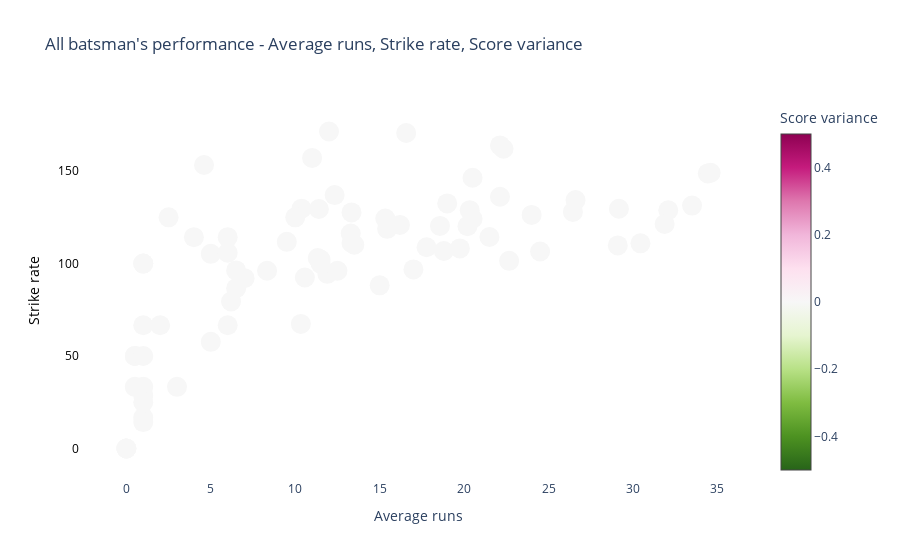

Notebook code cell kept with this figure:
### Code cell
import plotly.express as px

def wick(x):
    if x != "No dismisal":
        return 1
    else:
        return 0
df['wicket'] = df['Dismisal_kind'].apply(lambda x: wick(x))


def isSix(x):
    if x == 6:
        return 1
    else:
        return 0
    
def isFour(x):
    if x == 4:
        return 1
    else:
        return 0
df['Six'] = df['Batsman_runs'].map(lambda x: isSix(x))
df['Four'] = df['Batsman_runs'].map(lambda x: isFour(x))



#Ball-by-ball detail for each batsman

df_bat = pd.merge(df.groupby(['Batsman_strike','Match_id']).sum().reset_index()[['Batsman_strike','Match_id','Batsman_runs']], df.groupby(['Batsman_strike', 'Match_id']).count().reset_index()[['Batsman_strike','Match_id', 'Ball']].rename(columns = {'Ball': 'Balls_played'}), on = ['Batsman_strike', 'Match_id'])



##Batting datafrane
df_batAvg = pd.merge(pd.merge(df_bat.groupby('Batsman_strike').mean().reset_index()[['Batsman_strike','Batsman_runs', 'Balls_played']].rename(columns = {'Batsman_runs' : 'AvgRuns_match' , 'Balls_played': 'AvgBalls_match'}), df[['Batsman_strike', 'Batting_team']].drop_duplicates(keep = 'first'), on = 'Batsman_strike') , pd.merge(df.groupby(['Batsman_strike']).sum().reset_index()[['Batsman_strike', 'Batsman_runs', 'Six', 'Four']].rename(columns = {'Batsman_runs': 'TotalRuns', 'Six':'TotalSixes', 'Four':'TotalFours'}), df.groupby(['Batsman_strike']).count().reset_index()[['Batsman_strike' , 'Ball']].rename(columns = {'Ball': 'Balls_played'}), on ='Batsman_strike'), on = 'Batsman_strike')                         

df_batAvg['Runs_sq'] = 0
df_batAvg['Matches_played'] = 0


#To calculate variance
for i in range(len(df_batAvg)):
    for j in range(len(df_bat)):
        if df_batAvg.iloc[i]['Batsman_strike'] == df_bat.iloc[j]['Batsman_strike']:
            df_batAvg['Runs_sq'].iloc[i] += df_bat.iloc[j]['Batsman_runs'] **2
            df_batAvg['Matches_played'].iloc[i] += 1


#Strke rate, % boundary and Variance
df_batAvg['Strike_rate'] = df_batAvg['TotalRuns'] * 100 /df_batAvg['Balls_played']
df_batAvg['PercentageRuns_boundary'] = (df_batAvg['TotalSixes']* 6 + df_batAvg['TotalFours'] * 4) * 100/df_batAvg['TotalRuns']

NumberMatches = df_batAvg['Matches_played']
AvgRuns = df_batAvg['AvgRuns_match']
df_batAvg["Var"] = 0






df_batAvg = df_batAvg.sort_values(by = 'TotalRuns', ascending = False)


##Batsman Scatter

z = df_batAvg['Batsman_strike']
trace = go.Scatter(y = df_batAvg['Strike_rate'], x= df_batAvg['AvgRuns_match'], mode = 'markers', showlegend = False , text = df_batAvg['Batsman_strike'] + "  " + df_batAvg['Batting_team'], hoverinfo =  "text", marker = dict(size = 20, symbol = 'circle' , cmin = 0, autocolorscale = True, reversescale = True, colorbar = {'title' : {'text': 'Score variance'}}, color = df_batAvg['Var']))
data = [trace]

layout = go.Layout(
    paper_bgcolor = 'white',plot_bgcolor = 'white' , yaxis = 
    dict(title = dict(text = "Strike rate" , font = dict(color ='black')) ,showgrid = True, zeroline = False, color = 'black'), 
    xaxis = dict( title= dict( text = 'Average runs'), showgrid = False, zeroline= False), title = dict(text = "All batsman's performance - Average runs, Strike rate, Score variance")
    )
fig = go.Figure(data = data, layout = layout)
plotly.offline.init_notebook_mode(connected=True)
plotly.offline.plot(fig, include_plotlyjs = False, output_type = 'div')

# px.scatter(y = df_batAvg['Strike_rate'], x= df_batAvg['AvgRuns_match'], color=df_batAvg["Var"])
fig.show()

##
##Queetta has 6, pesh, lahore has 4, khi, Isl has 3 in top quadrant
##prints

### Figure 1 — Plotly figure (JSON) as saved in the notebook; plotly's stock layout.template omitted (floating-point values rounded to 4 significant figures)
{"data": [{"hoverinfo": "text", "marker": {"autocolorscale": true, "cmin": 0, "color": [0, 0, 0, 0, 0, 0, 0, 0, 0, 0, 0, 0, 0, 0, 0, 0, 0, 0, 0, 0, 0, 0, 0, 0, 0, 0, 0, 0, 0, 0, 0, 0, 0, 0, 0, 0, 0, 0, 0, 0, 0, 0, 0, 0, 0, 0, 0, 0, 0, 0, 0, 0, 0, 0, 0, 0, 0, 0, 0, 0, 0, 0, 0, 0, 0, 0, 0, 0, 0, 0, 0, 0, 0, 0, 0, 0, 0, 0, 0, 0], "colorbar": {"title": {"text": "Score variance"}}, "reversescale": true, "size": 20, "symbol": "circle"}, "mode": "markers", "showlegend": false, "text": ["Kamran Akmal  Peshawar Zalmi", "Babar Azam  Karachi Kings", "DR Smith  Islamabad United", "RR Rossouw  Quetta Gladiators", "KP Pietersen  Quetta Gladiators", "Ahmed Shehzad  Quetta Gladiators", "KC Sangakkara  Karachi Kings", "Shoaib Malik  Karachi Kings", "KA Pollard  Karachi Kings", "Sarfraz Ahmed  Quetta Gladiators", "Fakhar Zaman  Lahore Qalandars", "Shahid Afridi  Peshawar Zalmi", "DJ Malan  Peshawar Zalmi", "JJ Roy  Lahore Qalandars", "SR Watson  Islamabad United", "Umar Akmal  Lahore Qalandars", "CH Gayle  Karachi Kings", "Misbah-ul-Haq  Islamabad United", "Mohammad Hafeez  Peshawar Zalmi", "Asad Shafiq  Quetta Gladiators", "BJ Haddin  Islamabad United", "EJG Morgan  Peshawar Zalmi", "SW Billings  Islamabad United", "Mohammad Rizwan  Lahore Qalandars", "DJG Sammy  Peshawar Zalmi", "RS Bopara  Karachi Kings", "SP Narine  Lahore Qalandars", "Tamim Iqbal  Peshawar Zalmi", "BB McCullum  Lahore Qalandars", "Imad Wasim  Karachi Kings", "CS Delport  Lahore Qalandars", "MN Samuels  Peshawar Zalmi", "GD Elliott  Lahore Qalandars", "Sohail Tanvir  Lahore Qalandars", "Hussain Talat  Islamabad United", "Shadab Khan  Islamabad United", "Anwar Ali  Quetta Gladiators", "Shakib Al Hasan  Peshawar Zalmi", "Asif Ali  Islamabad United", "Rafatullah Mohmand  Islamabad United", "NLTC Perera  Quetta Gladiators", "Mahmudullah  Quetta Gladiators", "Sohaib Maqsood  Peshawar Zalmi", "Haris Sohail  Peshawar Zalmi", "Wahab Riaz  Peshawar Zalmi", "BM Duckett  Islamabad United", "Hasan Khan  Quetta Gladiators", "CJ Jordan  Peshawar Zalmi", "Aamer Yamin  Lahore Qalandars", "Amad Butt  Islamabad United", "SM Ervine  Quetta Gladiators", "Mohammad Amir  Karachi Kings", "Hasan Ali  Peshawar Zalmi", "Yasir Shah  Lahore Qalandars", "Mohammad Nawaz (3)  Quetta Gladiators", "Shahzaib Hasan  Karachi Kings", "Saad Nasim  Quetta Gladiators", "Sohail Khan  Karachi Kings", "Iftikhar Ahmed  Peshawar Zalmi", "LJ Wright  Quetta Gladiators", "DPMD Jayawardene  Karachi Kings", "RR Emrit  Quetta Gladiators", "Usama Mir  Karachi Kings", "Mohammad Irfan (4)  Lahore Qalandars", "Anamul Haque  Quetta Gladiators", "Umar Gul  Quetta Gladiators", "Bilawal Bhatti  Lahore Qalandars", "Mohammad Sami  Islamabad United", "TS Mills  Quetta Gladiators", "N Pooran  Islamabad United", "Ghulam Mudassar  Lahore Qalandars", "Sharjeel Khan  Islamabad United", "Imran Khalid  Islamabad United", "Junaid Khan  Peshawar Zalmi", "Khushdil Shah  Peshawar Zalmi", "MN van Wyk  Quetta Gladiators", "Zulfiqar Babar  Quetta Gladiators", "Usman Khan  Karachi Kings", "Rumman Raees  Islamabad United", "Mohammad Irfan  Islamabad United"], "x": [32.09, 29.1, 30.44, 31.88, 34.43, 26.44, 21.5, 20.2, 22.33, 20.33, 22.12, 22.12, 29.17, 34.6, 19, 20.5, 17.78, 19.75, 17, 24.5, 15.44, 22.67, 26.6, 18.57, 13.33, 11.9, 16.57, 18.8, 13.29, 10.38, 20.5, 16.2, 10.57, 11.33, 33.5, 11, 11.4, 13.5, 11.5, 15.33, 13.33, 12.33, 7, 10.33, 6.2, 15, 6.5, 6.5, 12.5, 8.333, 24, 6, 4.6, 11.5, 5, 9.5, 6, 4, 5, 12, 10, 6, 2.5, 1, 3, 2, 1, 0.5, 0.5, 1, 1, 1, 1, 1, 1, 1, 0.5, 0, 0, 0], "y": [128.8, 109.8, 110.9, 121.4, 148.8, 128.0, 114.4, 120.2, 162.1, 128.9, 136.2, 163.9, 129.6, 149.1, 132.6, 124.2, 108.8, 108.2, 96.84, 106.5, 118.8, 101.5, 134.3, 120.4, 127.7, 94.44, 170.6, 106.8, 116.2, 129.7, 146.4, 120.9, 92.5, 103.0, 131.4, 157.1, 129.5, 110.2, 102.2, 124.3, 111.1, 137.0, 92.11, 67.39, 79.49, 88.24, 96.3, 86.67, 96.15, 96.15, 126.3, 114.3, 153.3, 100, 105.3, 111.8, 105.9, 114.3, 57.69, 171.4, 125, 66.67, 125, 66.67, 33.33, 66.67, 28.57, 50, 50, 33.33, 100, 25, 100, 50, 16.67, 14.29, 33.33, 0, 0, 0], "type": "scatter"}], "layout": {"paper_bgcolor": "white", "plot_bgcolor": "white", "title": {"text": "All batsman's performance - Average runs, Strike rate, Score variance"}, "xaxis": {"showgrid": false, "title": {"text": "Average runs"}, "zeroline": false}, "yaxis": {"color": "black", "showgrid": true, "title": {"font": {"color": "black"}, "text": "Strike rate"}, "zeroline": false}}}
